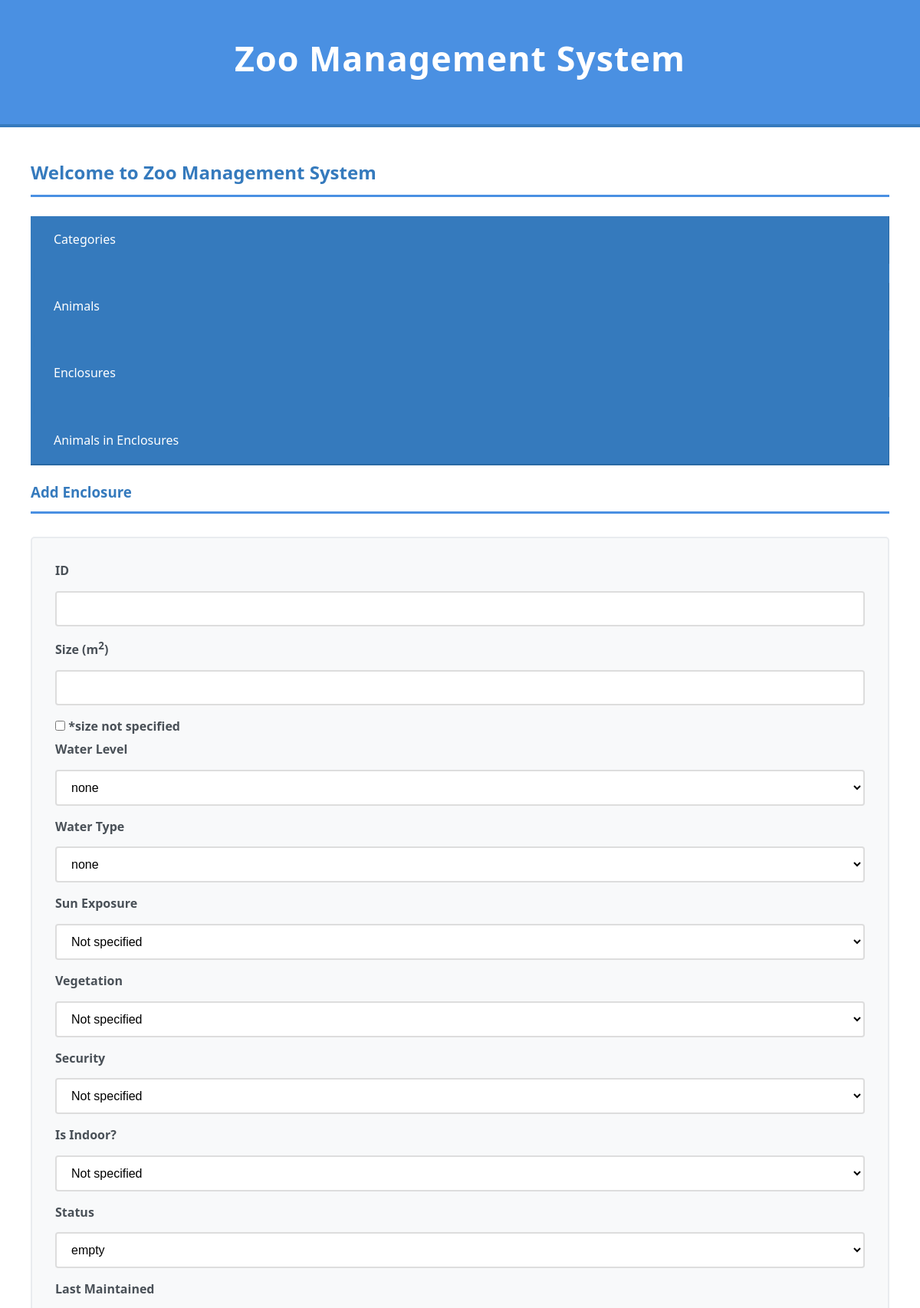
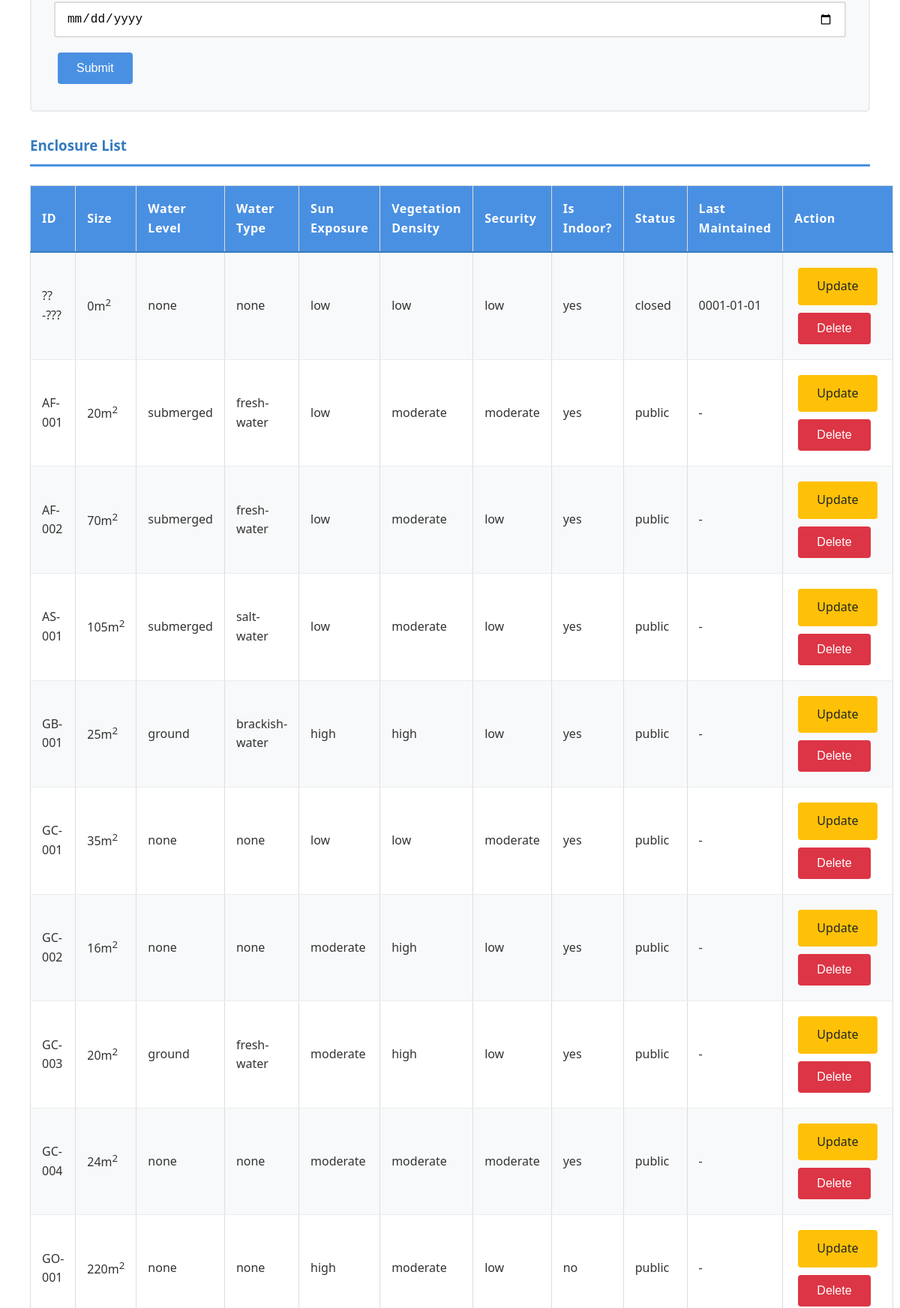
The app's page /?page=enclosures (upper part) with its own data (2 pictures, top to bottom).
### tables this page shows
CREATE TABLE enclosures (
  id VARCHAR(100) PRIMARY KEY,
  `size` INT DEFAULT(0),
  water_level ENUM('none', 'ground', 'submerged') NULL DEFAULT('none'),
  water_type ENUM('none', 'salt-water', 'fresh-water', 'brackish-water') NULL DEFAULT('none'),
  sun_exposure ENUM('low', 'moderate', 'high') NULL,
  vegetation ENUM('low', 'moderate', 'high') NULL,
  `security` ENUM('low', 'moderate', 'high') NULL,
  is_indoor BOOLEAN  DEFAULT(1),
  `status` ENUM('empty', 'closed', 'under maintenance', 'public') NOT NULL DEFAULT('empty'),
  last_maintained_at DATE NULL
);

### config/db.php (called while the page is built, shortened)
<?php
class Database {
    private $host = "localhost";
    private $username = "root";
    private $password = "";
    private $dbname = "db_zoo";
    public function __construct() {
        try {
            $this->conn = new PDO("mysql:host=$this->host;dbname=$this->dbname", $this->username, $this->password);
        } catch (PDOException $e) {
            echo "Connection failed: " . $e->getMessage();
        }
    }
}
?>

### classes/Enclosure.php (called while the page is built, shortened)
<?php
require_once 'config/db.php';
class Enclosure {
  private $db;
  public function __construct() {
    $this->db = (new Database())->conn;
  }
  public function getAll() {
    $stmt = $this->db->prepare("SELECT * FROM enclosures");
    $stmt->execute();
    return $stmt->fetchAll(PDO::FETCH_ASSOC);
  }
}
?>

### views/enclosures.php (the view, shortened to what this page needs)
<h3 class="title"><?= isset($upd_enclosure)? 'Update': 'Add' ?> Enclosure</h3>
<form method="POST" class="input-form">
  <label>ID</label>
  <input type="text" name="id" id="id" value="<?= isset($upd_enclosure)? htmlspecialchars($upd_enclosure['id'], ENT_QUOTES, 'UTF-8'): '' ?>" required>
  <label>Size (m<sup>2</sup>)</label>
  <input type="number" name="size" id="size" min="0" value="<?= isset($upd_enclosure)? $upd_enclosure['size']: '' ?>">
  <label><input type="checkbox" name="size-null" value="1" <?= isset($upd_enclosure) && $upd_enclosure['size'] === NULL? 'checked': '' ?>> *size not specified</label>
  <label>Water Level</label>
  <select name="water-level">
    <?php foreach(['none', 'ground', 'submerged'] as $value) { ?>
    <option value="<?= $value ?>" <?= isset($upd_enclosure) && $upd_enclosure['water_level'] === $value? 'selected': (!isset($upd_enclosure) && $value === 'none'? 'selected': '') ?>><?= $value ?></option>
    <?php } ?>
  </select>
  <label>Water Type</label>
  <select name="water-type">
    <?php foreach(['none', 'salt-water', 'fresh-water', 'brackish-water'] as $value) { ?>
    <option value="<?= $value ?>" <?= isset($upd_enclosure) && $upd_enclosure['water_type'] === $value? 'selected': (!isset($upd_enclosure) && $value === 'none'? 'selected': '') ?>><?= $value ?></option>
    <?php } ?>
  </select>
  <label>Sun Exposure</label>
  <select name="sun-exposure">
    <option value="" <?= !isset($upd_enclosure) || $upd_enclosure['sun_exposure'] === NULL? 'selected': '' ?>>Not specified</option>
  </select>
  <label>Vegetation</label>
  <select name="vegetation">
    <option value="" <?= !isset($upd_enclosure) || $upd_enclosure['vegetation'] === NULL? 'selected': '' ?>>Not specified</option>
  </select>
  <label>Security</label>
  <select name="security">
    <option value="" <?= !isset($upd_enclosure) || $upd_enclosure['security'] === NULL? 'selected': '' ?>>Not specified</option>
  </select>
  <label>Is Indoor?</label>
  <select name="is-indoor">
    <option value="__null__" <?= isset($upd_enclosure) && $upd_enclosure['is_indoor'] === NULL? 'selected': '' ?>>Not specified</option>
  </select>
  <label>Status</label>
  <select name="status" required>
    <?php foreach(['empty', 'closed', 'under maintenance', 'public'] as $value) { ?>
    <option value="<?= $value ?>" <?= isset($upd_enclosure) && $upd_enclosure['status'] === $value? 'selected': (!isset($upd_enclosure) && $value === 'empty'? 'selected': '') ?>><?= $value ?></option>
    <?php } ?>
  </select>
  <label>Last Maintained</label>
  <input type="date" name="last-maintained-at" id="last-maintained-at" value="<?= isset($upd_enclosure)? $upd_enclosure['last_maintained_at'] ?? '': '' ?>">
  <button type="submit" name="<?= isset($_GET['update-id'])? 'update': 'create' ?>-enclosure">Submit</button>
</form>
<h3 class="title">Enclosure List</h3>
<table border="1">
  <tr>
    <th>ID</th>
    <th>Size</th>
    <th>Water Level</th>
    <th>Water Type</th>
    <th>Sun Exposure</th>
    <th>Vegetation Density</th>
    <th>Security</th>
    <th>Is Indoor?</th>
    <th>Status</th>
    <th>Last Maintained</th>
    <th>Action</th>
  </tr>
  <?php
    $enclosures = $enclosure->getAll();
    foreach($enclosures as $e) {
    $enclosure_id = htmlspecialchars($e['id'], ENT_QUOTES, 'UTF-8');
  ?>
  <tr>
  <td><?= $enclosure_id ?></td>
    <td><?= $e['size'] === NULL? '-': $e['size'].'m<sup>2</sup>' ?></td>
    <td><?= $e['water_level'] ?? '-' ?></td>
    <td><?= $e['water_type'] ?? '-' ?></td>
    <td><?= $e['sun_exposure'] ?? '-' ?></td>
    <td><?= $e['vegetation'] ?? '-' ?></td>
    <td><?= $e['security'] ?? '-' ?></td>
    <td><?= $e['is_indoor'] === NULL? '-': ($e['is_indoor']? "yes": "no") ?></td>
    <td><?= $e['status'] ?></td>
    <td><?= $e['last_maintained_at'] ?? "-" ?></td>
    <td>
      <form method="POST">
        <a href="?page=enclosures&update-id=<?= urlencode($e['id']) ?>" class="btn btn-warning">Update</a>
        <button type="submit" class="btn-danger" name="delete-enclosure" onclick="return confirm('Delete this enclosure?')">Delete</button>
      </form>
    </td>
  </tr>
  <?php } ?>
</table>

### style.css (style rules this page uses)
* { margin: 0; padding: 0; box-sizing: border-box; }
body { font-family: 'Segoe UI', Tahoma, Geneva, Verdana, sans-serif; background-color: #f5f7fa; color: #333; line-height: 1.6; min-height: 100vh; }
h2, h3 { color: #357abd; margin-bottom: 25px; font-weight: 600; border-bottom: 3px solid #4a90e2; padding-bottom: 10px; }
.title { margin-top: 20px; }
table { width: 100%; border-collapse: collapse; margin: 0; background-color: white; border: 1px solid #ddd; }
th { background-color: #4a90e2; color: white; padding: 18px 15px; text-align: left; font-weight: 600; font-size: 1em; letter-spacing: 0.5px; border-bottom: 2px solid #357abd; }
td { padding: 15px; border-bottom: 1px solid #e9ecef; transition: background-color 0.2s ease; vertical-align: middle; }
tbody tr:nth-child(even) { background-color: #f8f9fa; }
.input-form { background-color: #f8f9fa; padding: 30px; margin: 30px 0; border: 2px solid #e9ecef; border-radius: 5px; }
input:not([type="checkbox"]), select, textarea { width: 100%; padding: 12px 15px; margin: 8px 0 15px 0; border: 2px solid #ddd; border-radius: 4px; font-size: 16px; transition: border-color 0.3s ease; background-color: white; }
label { font-weight: 600; color: #495057; margin-bottom: 5px; display: block; }
button, .btn { background-color: #4a90e2; color: white; padding: 12px 25px; border: none; border-radius: 4px; cursor: pointer; font-size: 16px; font-weight: 500; transition: all 0.3s ease; text-decoration: none; display: inline-block; margin: 5px; }
.btn-danger { background-color: #dc3545; }
.btn-warning { background-color: #ffc107; color: #212529; }

### records on screen
enclosures: id "??-???", size "0", water_level "none", water_type "none", sun_exposure "low", vegetation "low", security "low", is_indoor "yes", status "closed", last_maintained_at "0001-01-01"
enclosures: id "AF-001", size "20", water_level "submerged", water_type "fresh-water", sun_exposure "low", vegetation "moderate", security "moderate", is_indoor "yes", status "public", last_maintained_at "-"
enclosures: id "AF-002", size "70", water_level "submerged", water_type "fresh-water", sun_exposure "low", vegetation "moderate", security "low", is_indoor "yes", status "public", last_maintained_at "-"
enclosures: id "AS-001", size "105", water_level "submerged", water_type "salt-water", sun_exposure "low", vegetation "moderate", security "low", is_indoor "yes", status "public", last_maintained_at "-"
enclosures: id "GB-001", size "25", water_level "ground", water_type "brackish-water", sun_exposure "high", vegetation "high", security "low", is_indoor "yes", status "public", last_maintained_at "-"
enclosures: id "GC-001", size "35", water_level "none", water_type "none", sun_exposure "low", vegetation "low", security "moderate", is_indoor "yes", status "public", last_maintained_at "-"
enclosures: id "GC-002", size "16", water_level "none", water_type "none", sun_exposure "moderate", vegetation "high", security "low", is_indoor "yes", status "public", last_maintained_at "-"
enclosures: id "GC-003", size "20", water_level "ground", water_type "fresh-water", sun_exposure "moderate", vegetation "high", security "low", is_indoor "yes", status "public", last_maintained_at "-"
enclosures: id "GC-004", size "24", water_level "none", water_type "none", sun_exposure "moderate", vegetation "moderate", security "moderate", is_indoor "yes", status "public", last_maintained_at "-"
enclosures: id "GO-001", size "220", water_level "none", water_type "none", sun_exposure "high", vegetation "moderate", security "low", is_indoor "no", status "public", last_maintained_at "-"

### other values on screen
form field water-level "none"
form field water-type "none"
form field status "empty"
